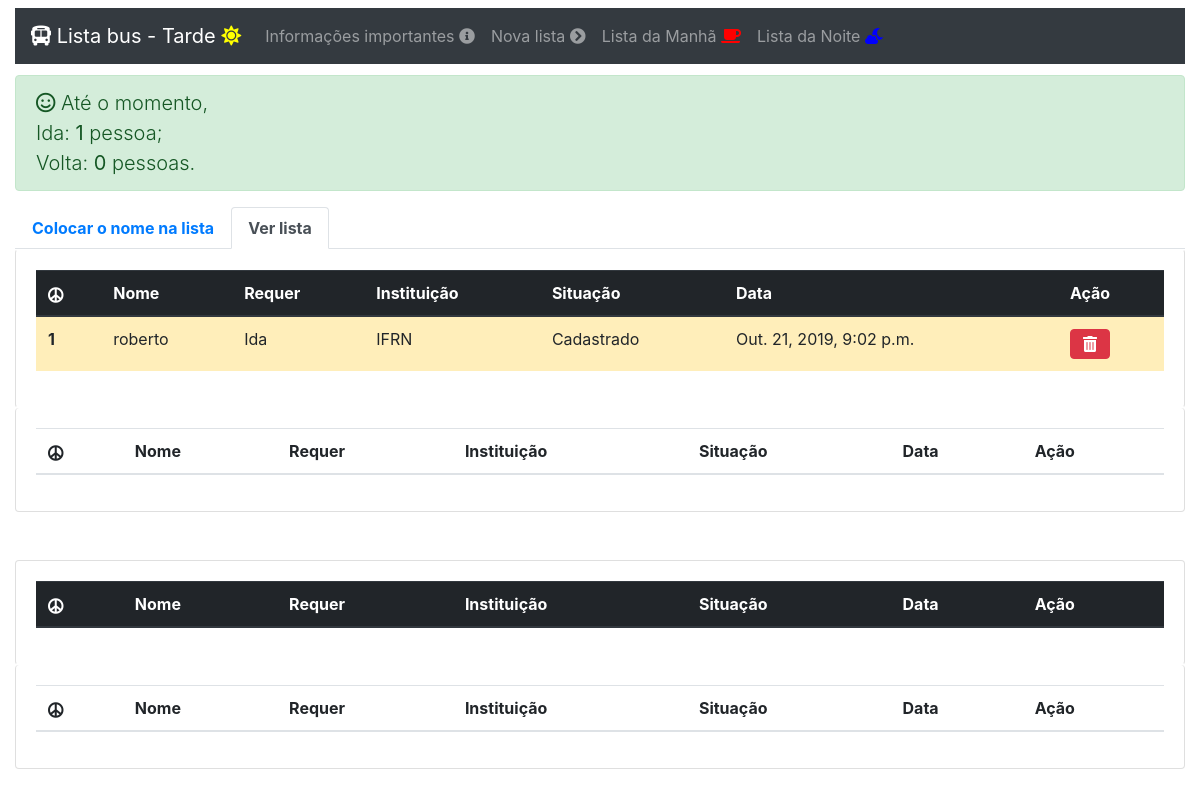
Before: / with the older database file.
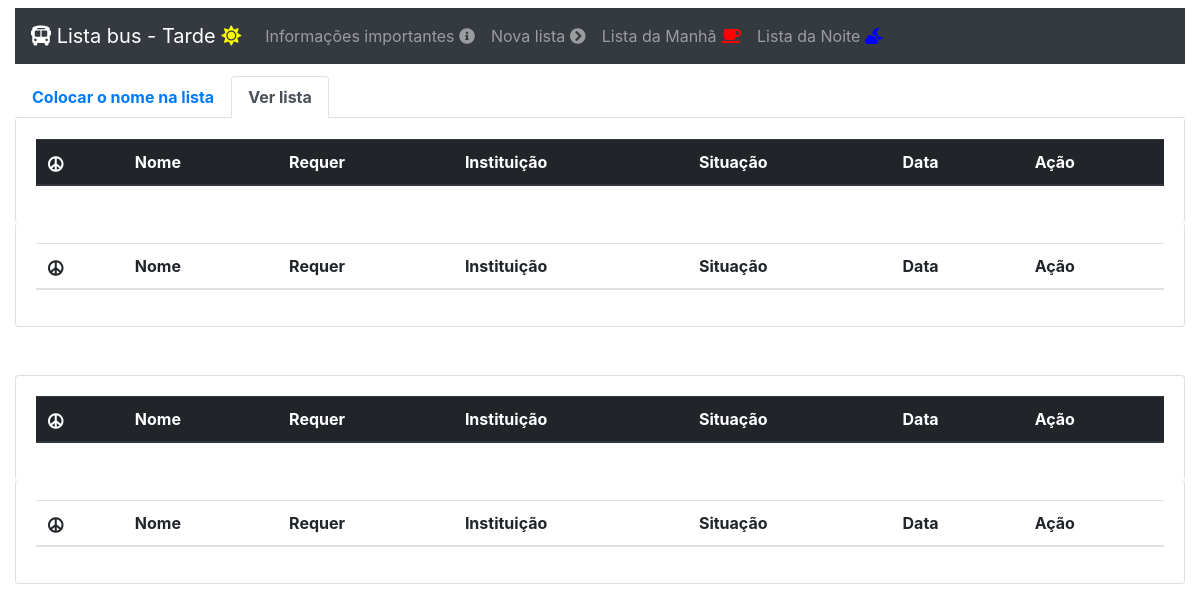
After: the same page with the newer database file.
### lista/models.py (models this page shows, shortened)
class Aluno(models.Model):
	IDA = 1
	IDAEVOLTA = 2
	VOLTA = 3
	STATUS_CHOICES = (
	    (IDA, 'Ida'),
	    (IDAEVOLTA, 'Ida e volta'),
	    (VOLTA, 'Volta'),
	)
	CADASTRADO = 1
	CARONA = 2
	STATUS_CHOICES2 = (
	    (CADASTRADO, 'Cadastrado'),
	    (CARONA, 'Carona'),
	)
	data = models.DateTimeField(auto_now_add=True) #default = timezone.now
	nome = models.CharField(max_length = 100)
	acao = models.IntegerField(choices=STATUS_CHOICES, default=IDAEVOLTA)
	instituicao = models.CharField(max_length = 10)
	situacao = models.IntegerField(choices=STATUS_CHOICES2, default=CADASTRADO)

### lista/views.py (the view)
# urls.py: path('', views.listar, name='menu'),
def listar (request):
	lista0 = Aluno.objects.all().order_by('data').filter(situacao=Aluno.CADASTRADO, acao=Aluno.VOLTA)
	lista1 = Aluno.objects.all().order_by('data').filter(situacao=Aluno.CADASTRADO, acao=Aluno.IDA)
	lista2 = Aluno.objects.all().order_by('data').filter(situacao=Aluno.CARONA,acao=Aluno.VOLTA)
	lista3 = Aluno.objects.all().order_by('data').filter(situacao=Aluno.CARONA,acao=Aluno.IDA)
	lista4 = Aluno.objects.all().order_by('data').filter(acao=Aluno.IDA)
	lista5 = Aluno.objects.all().filter(acao=Aluno.VOLTA)
	aux=0
	aux2=0
	cor="success"
	classe='smile'
	for x in lista4:
		aux = aux+1
	for y in lista5:
		aux2 = aux2+1
	if aux>29:
		cor="danger"
		classe='frown'
	if aux2>29:
		cor="danger"
		classe='frown'
	if aux==29 or aux2==29:
		cor="warning"
		classe='grimace'
	p='pessoas'
	p2='pessoas'
	if aux==1:
		p='pessoa'
	if aux2==1:
		p2='pessoa'
	return render (request, 'main.html', {'pessoa':p,'pessoa2':p2,'classe':classe,'cor':cor,'totali':aux, 'totalv':aux2,"cadastrados": lista0,'caronas': lista2, 'cadastradosi':lista1, 'caronasi':lista3})

### lista/templates/main.html (shortened to what this page needs)
<html lang="pt-br">
<head>
  <link rel="stylesheet" href="https://use.fontawesome.com/releases/v5.5.0/css/all.css">
  <link rel="stylesheet" href="https://stackpath.bootstrapcdn.com/bootstrap/4.1.3/css/bootstrap.min.css">
</head>
<body>
  <div class="container-fluid">
    <div class="row">
      <div class="col-md-12 ">
        <nav class="navbar navbar-expand-lg navbar-dark bg-dark mt-2 mb-2">
          <a class="navbar-brand" href="{% url 'menu' %}"><samp><i class="fas fa-bus-alt"></i></samp> Lista bus - Tarde <samp style="color: yellow"><i class="fas fa-sun"></i></samp></a>
          <div class="collapse navbar-collapse" id="navbarSupportedContent">
              <ul class="navbar-nav mr-auto">
                <li class="nav-item">
                  <a class="nav-link text-left" data-toggle="modal" data-target="#exampleModalCenter3"> Informações importantes <i class="fas fa-info-circle"></i></a>
                </li>
                <li class="nav-item">
                  <a class="nav-link text-left" href="{% url 'novalista' %}"> Nova lista <i class="fas fa-chevron-circle-right"></i></a>
                </li>
                <li class="nav-item">
                  <a class=" nav-link text-left" href="https://listabusmanha.herokuapp.com/">Lista da Manhã <samp style="color: red"><i class="fas fa-coffee"></i></samp> </a>
                </li>
                <li class="nav-item">
                  <a class="nav-link text-left" href="https://listabusnoite.herokuapp.com/"> Lista da Noite <samp style="color: blue"><i class="fas fa-cloud-moon"></i></samp></a>
                </li>
              </ul>
            </div>
        </nav>
      </div>
    </div>
<div class="row">
      <div class="col-md-12">
      </div>
    <div class="col-md-12">
      </div>
        <div class="col-md-12">
      </div>
    <div class="col-md-12">
        {% if totali or totalv %}
          <div class="lead alert alert-{{cor}}" role="alert"><i class="far fa-{{classe}}"></i>
            Até o momento,<br> Ida: <b>{{totali}}</b> {{pessoa}};<br> Volta: <b>{{totalv}}</b> {{pessoa2}}.
          </div>
        {% endif %}
      </div>
</div>
    <div class="row">
      <div class="col-md-12 ">
      <ul class="nav nav-tabs" id="myTab" role="tablist">
      <li class="nav-item">
        <a class="nav-link " id="home-tab" data-toggle="tab" href="#cl" role="tab" aria-controls="home" aria-selected="false"><b>Colocar o nome na lista</b></a>
      </li>
      <li class="nav-item">
        <a class="nav-link active" id="profile-tab" data-toggle="tab" href="#lv" role="tab" aria-controls="profile" aria-selected="true"><b>Ver lista</b></a>
      </li>
    </ul>
  </div>
  </div>
      <div class="tab-content" id="myTabContent">
        <div class="tab-pane fade show active" id="lv" role="tabpanel" aria-labelledby="profile-tab">
        <div class="row">
          <div class="col-md-12">
            <div class="card" style="border-top-color: white; border-bottom-color: white">
              <div class="card-body">
                  <div class="table-responsive">
                  <table class="table">
                      <thead class="thead-dark">
                      <tr>
                          <th scope="col"><i class="fas fa-peace"></i></th>
                          <th scope="col">Nome</th>
                          <th scope="col">Requer</th>
                          <th scope="col">Instituição</th>
                          <th scope="col">Situação</th>
                          <th scope="col">Data</th>
                          <th scope="col">Ação</th>
                        </tr>
                      </thead>
                      <tbody>
                        {% for lista in cadastradosi %}
                        <tr class="table-warning">
                          <th scope="row">{{ forloop.counter }}</th>
                          <td >{{ lista.nome }}</td>
                          <td >{{ lista.get_acao_display }}</td>
                          <td >{{ lista.instituicao }}</td>
                          <td >{{ lista.get_situacao_display }}</td>
                          <td  >{{ lista.data }}</td>
                          <td>
                            <div class="btn-group" role="group" aria-label="Basic example">
                              <a href="{% url 'tirar' lista.id %}" class="btn btn-danger" role="button" ><i class='fas fa-trash-alt'></i></a>
                          </div>
                        </td>
                      </tr>
                        {% endfor %}
                      </tbody>
                  </table>
                  </div>
              </div>
            </div>
          </div>
        </div>
        <div class="row">
          <div class="col-md-12 ">
            <div class="card" style="border-top: white">
              <div class="card-body">
                  <div class="table-responsive">
                  <table class="table">
                      <thead class="thead">
                      <tr>
                          <th scope="col"><i class="fas fa-peace"></i></th>
                          <th scope="col">Nome</th>
                          <th scope="col">Requer</th>
                          <th scope="col">Instituição</th>
                          <th scope="col">Situação</th>
                          <th scope="col">Data</th>
                          <th scope="col">Ação</th>
                        </tr>
                      </thead>
                  </table>
                  </div>
              </div>
            </div>
          </div>
        </div>
        <div class="row">
          <div class="col-md-12 mt-5 ">
            <div class="card" style=" border-bottom-color: white">
              <div class="card-body">
                  <div class="table-responsive">
                  <table class="table">
                      <thead class="thead-dark">
                      <tr>
                          <th scope="col"><i class="fas fa-peace"></i></th>
                          <th scope="col">Nome</th>
                          <th scope="col">Requer</th>
                          <th scope="col">Instituição</th>
                          <th scope="col">Situação</th>
                          <th scope="col">Data</th>
                          <th scope="col">Ação</th>
                        </tr>
                      </thead>
                  </table>
                  </div>
              </div>
            </div>
          </div>
        </div>
        <div class="row">
          <div class="col-md-12 mb-3 ">
            <div class="card" style="border-top: white">
              <div class="card-body">
                  <div class="table-responsive">
                  <table class="table">
                      <thead class="thead">
                      <tr>
                          <th scope="col"><i class="fas fa-peace"></i></th>
                          <th scope="col">Nome</th>
                          <th scope="col">Requer</th>
                          <th scope="col">Instituição</th>
                          <th scope="col">Situação</th>
                          <th scope="col">Data</th>
                          <th scope="col">Ação</th>
                        </tr>
                      </thead>
                  </table>
                  </div>
              </div>
            </div>
          </div>
        </div>
     </div>
</div>
</div>
</body>
</html>

Changed rows visible on the page:
removed Aluno: nome "roberto", acao "Ida", instituicao "IFRN", situacao "Cadastrado", data "Out. 21, 2019, 9:02 p.m."
Other visible differences:
{{ totali }}: "1" → (not shown)
{{ pessoa }}: "pessoa" → (not shown)
{{ totalv }}: "0" → (not shown)
{{ pessoa2 }}: "pessoas" → (not shown)
text no longer shown: "Até o momento, Ida: ; Volta: ."
